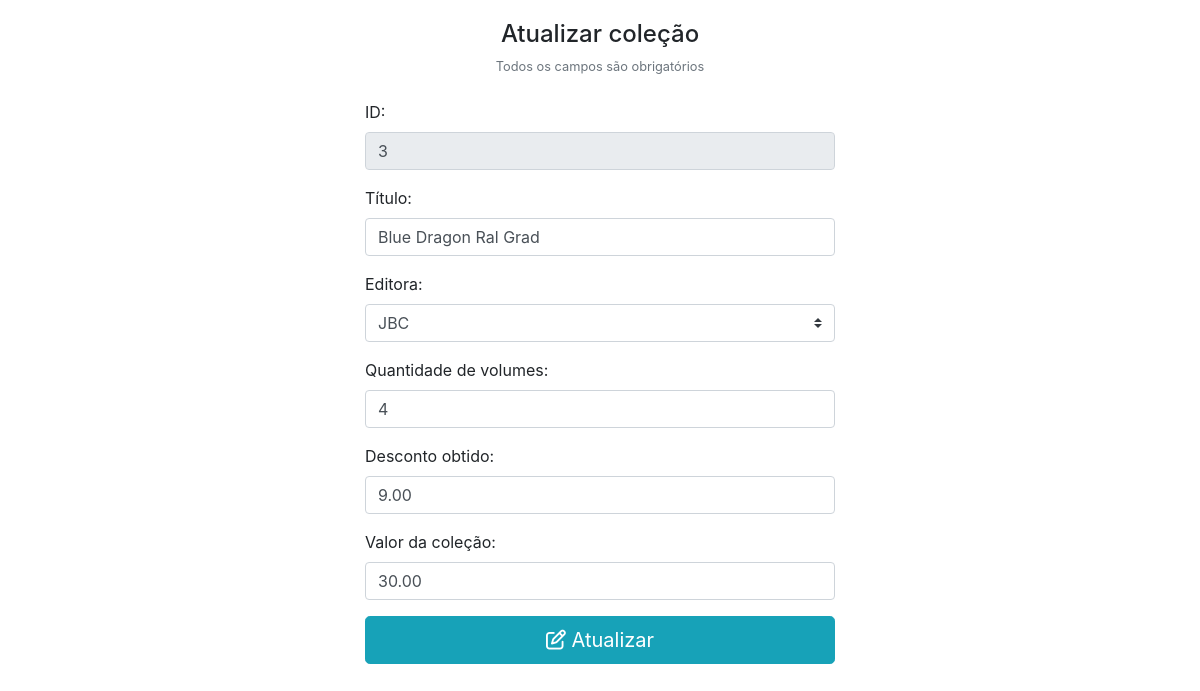
Screenshot of /view/form_update_manga.php?id=3 with the database file from the repository.
### tables this page shows
CREATE TABLE `manga` (
  `id_manga` int(11) NOT NULL,
  `titulo` varchar(50) NOT NULL,
  `editora` varchar(50) NOT NULL,
  `volumes` int(11) NOT NULL,
  `desconto` decimal(5,2) NOT NULL,
  `valor` decimal(5,2) NOT NULL,
  `data_cadastro` timestamp NOT NULL DEFAULT current_timestamp()
);

### model/BD.php (called while the page is built, shortened)
<?php
	class BD {
		private static $inst;
		public static function getInstance() {
			if (!isset(self::$inst)) {
				try {
					self::$inst = new PDO('mysql:host='.HOST.';dbname='.BASE.';charset=utf8', USER, PASS);
					self::$inst->setAttribute(PDO::ATTR_ERRMODE, PDO::ERRMODE_EXCEPTION);
					self::$inst->setAttribute(PDO::ATTR_DEFAULT_FETCH_MODE, PDO::FETCH_OBJ);
				} catch (PDOException $e) {
					echo $e->getMessage();
				}
			}
			return self::$inst;
		}
	}
?>

### model/MangaDAO.php (called while the page is built, shortened)
<?php
	class MangaDAO extends Manga {
		protected $tabela = 'manga';
		public function readManga($id) {
			try {
				$sql = "SELECT * FROM $this->tabela WHERE id_manga = :id_manga";
				$stm = BD::getInstance()->prepare($sql);
				$stm->bindValue(':id_manga', $id);
			    $stm->execute();
			    return $stm->fetch(PDO::FETCH_ASSOC);
			} catch (PDOException $e) {
				echo "Erro PDO: Houve um erro na listagem.<br>" . $e->getMessage();
				die();
			} catch (Exception $e) {
				echo "Erro: Operação de listagem inválida.<br>" . $e->getMessage();
				die();
			}
		}
	}
?>

### view/form_update_manga.php (the view, shortened to what this page needs)
<!DOCTYPE html>
<html lang="utf-8">
<head>
	<link rel="stylesheet" href="/mangas/css/bootstrap.css">
	<link rel="stylesheet" href="/mangas/css/css.css">
	<link rel="stylesheet" href="https://stackpath.bootstrapcdn.com/bootstrap/4.1.0/css/bootstrap.min.css">
</head>
<body>
	<?php
		require_once "../model/MangaDAO.php";
		$mangaDAO = new MangaDAO();
		if (isset($_GET['id'])) {
			$dados = $mangaDAO->readManga($_GET['id']);
		} else {
			echo '<p><a href="../view/form_read_manga.php"><button>Retornar listagem</button></a></p>';
			die();
		}
	?>
	<div class="container" id="tamanho_container" style="margin-top: 20px;">
		<h4 class="text-center">Atualizar coleção</h4>
		<small class="form-text text-muted text-center">Todos os campos são obrigatórios</small>
		<br>
		<form method="POST" action="/mangas/controller/update_manga.php">
			<div class="form-group">
		      <label>ID:</label>
		      <input type="number" class="form-control" name="id_manga" required title="Campo para escolher o ID do mangá" value="<?php echo $dados['id_manga'] ?>" readonly>
		    </div>
		    <div class="form-group">
		      <label>Título:</label>
		      <input type="text" class="form-control" name="titulo" required maxlength="50" title="Campo para inserir o título do mangá" placeholder="Digite o título do mangá" value="<?php echo $dados['titulo'] ?>">
		    </div>
		    <div class="form-group">
		      <label>Editora:</label>
			    <select class="custom-select" name="editora" required
			      title="Caixa de seleção para escolher a editora" value="<?php echo $dados['editora'] ?>">
        			<option value="JBC" title="JBC" <?php if($dados['editora']=='JBC'){echo 'selected';} ?>>JBC</option>
    			</select>
		    </div>
  			<div class="form-group">
		      <label>Quantidade de volumes: </label>
		      <input type="text" class="form-control" name="volumes" required title="Campo para escolher a quantidade de volumes da coleção" placeholder="Digite a quantidade de volumes da coleção" onkeypress="$(this).mask('000', {reverse: true});" value="<?php echo $dados['volumes'] ?>">
		    </div>
		    <div class="form-group">
		      <label>Desconto obtido:</label>
		      <input type="text" class="form-control" name="desconto" required title="Campo para inserir o valor de desconto obtido" onkeypress="$(this).mask('000.00',
		      {reverse: true});" placeholder="Digite o valor de desconto obtido"
		      value="<?php echo $dados['desconto'] ?>">
		    </div>
		    <div class="form-group">
		      <label>Valor da coleção:</label>
		      <input type="text" class="form-control" name="valor" required title="Campo para inserir o valor da coleção" placeholder="Digite o valor total da coleção"
		      value="<?php echo $dados['valor'] ?>" onkeypress="$(this).mask('000.00', {reverse: true});">
		    </div>
		    <button type="submit" name="btn_atualizar" class="btn btn-info btn-lg btn-block" title="Atualizar coleção"><i class="fa fa-edit"></i>&nbsp;Atualizar</button>
	    </form>
	</div>
</body>
</html>

### css/css.css (style rules this page uses)
#tamanho_container { width: 500px; }

### rows the page displays
manga: id_manga "3", titulo "Blue Dragon Ral Grad", editora "JBC", volumes "4", desconto "9.00", valor "30.00"
